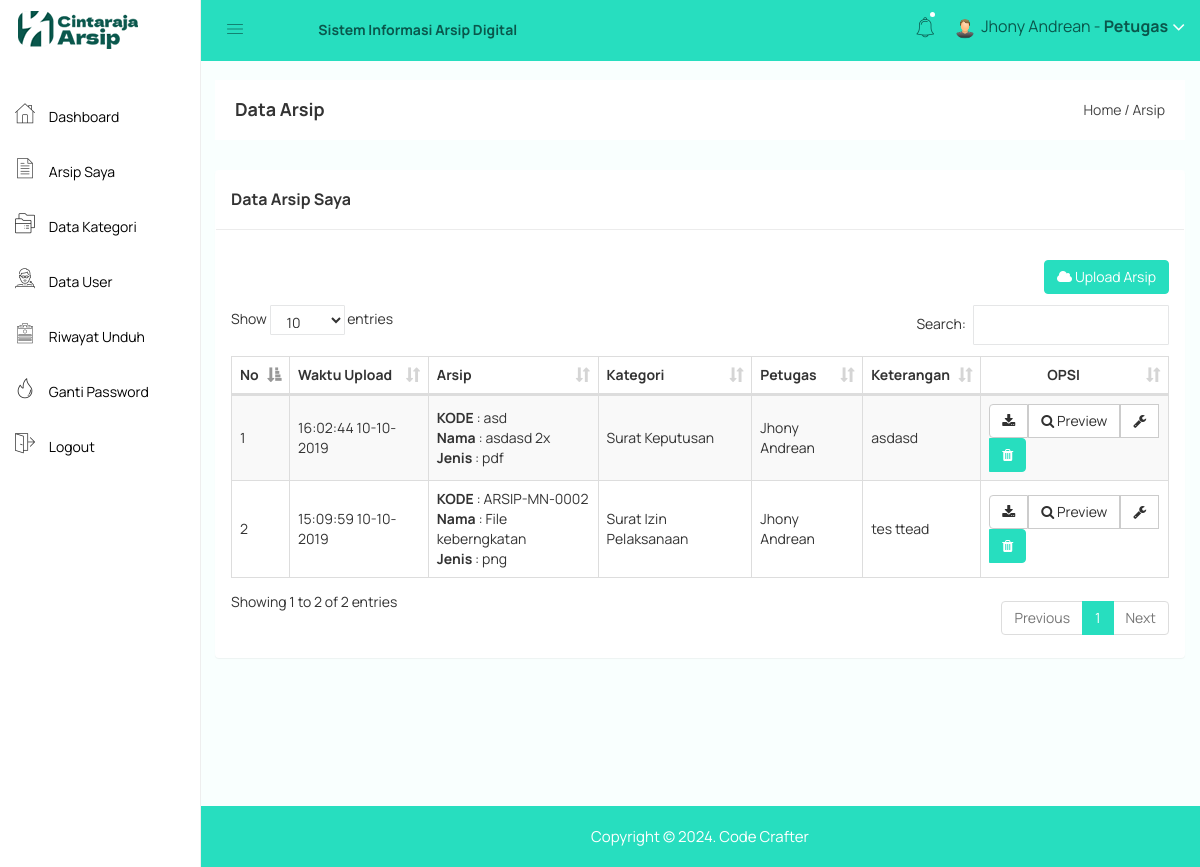
The page /petugas/arsip.php (signed in) on the database as committed earlier.
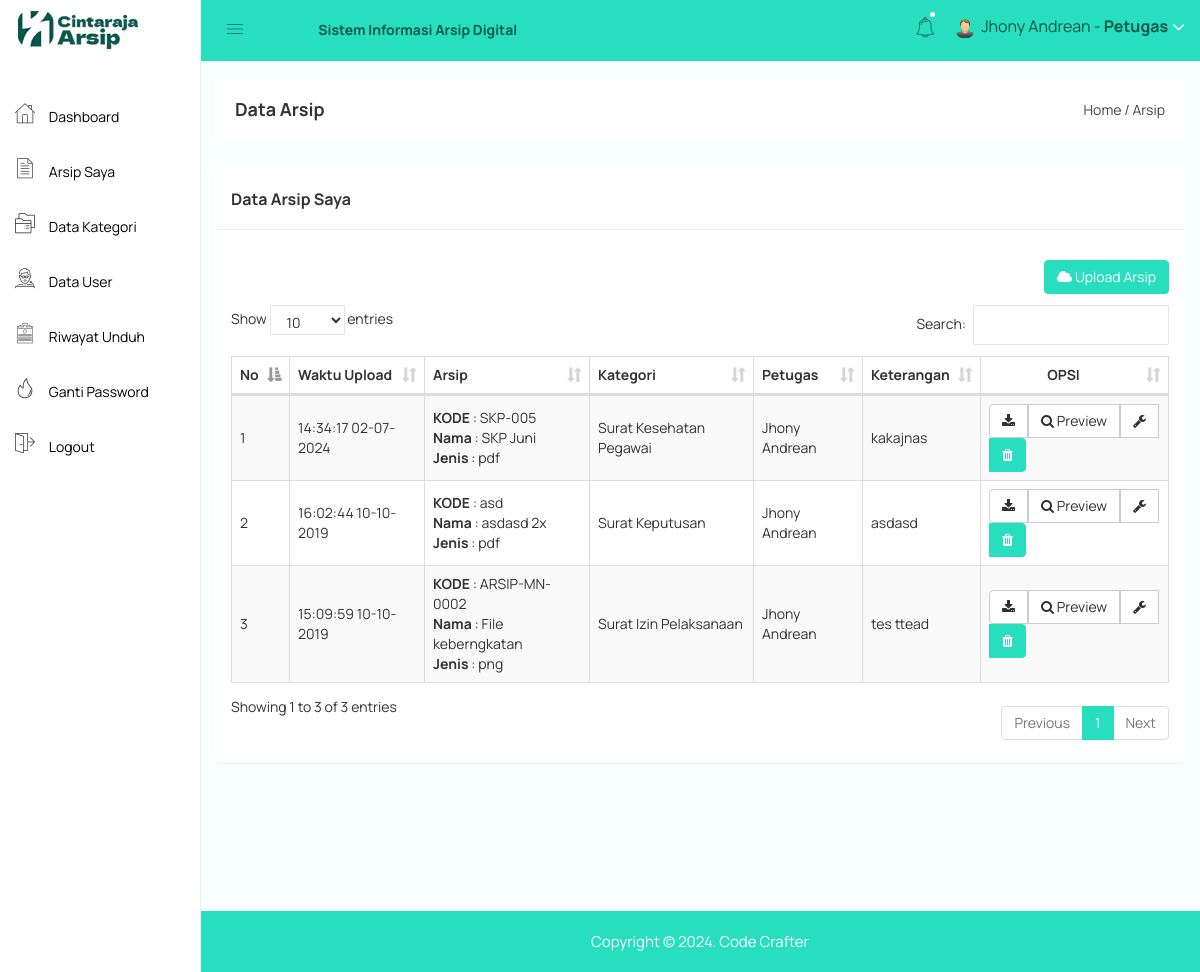
The same page on the database as committed later.
### tables this page shows
CREATE TABLE `arsip` (
  `arsip_id` int(11) NOT NULL,
  `arsip_waktu_upload` datetime NOT NULL,
  `arsip_petugas` int(11) NOT NULL,
  `arsip_kode` varchar(255) NOT NULL,
  `arsip_nama` varchar(255) NOT NULL,
  `arsip_jenis` varchar(255) NOT NULL,
  `arsip_kategori` int(11) NOT NULL,
  `arsip_keterangan` text NOT NULL,
  `arsip_file` varchar(255) NOT NULL
);

CREATE TABLE `kategori` (
  `kategori_id` int(11) NOT NULL,
  `kategori_nama` varchar(255) NOT NULL,
  `kategori_keterangan` text NOT NULL
);

CREATE TABLE `petugas` (
  `petugas_id` int(11) NOT NULL,
  `petugas_nama` varchar(255) NOT NULL,
  `petugas_username` varchar(255) NOT NULL,
  `petugas_password` varchar(255) NOT NULL,
  `petugas_foto` varchar(255) NOT NULL
);

### petugas/arsip.php (the view, shortened to what this page needs)
<?php include 'header.php'; ?>
<div class="breadcome-area">
    <div class="container-fluid">
        <div class="row">
            <div class="col-lg-12 col-md-12 col-sm-12 col-xs-12">
                <div class="breadcome-list">
                    <div class="row">
                        <div class="col-lg-6 col-md-6 col-sm-6 col-xs-12">
                            <div class="breadcome-heading">
                                <h4 style="margin-bottom: 0px">Data Arsip</h4>
                            </div>
                        </div>
                        <div class="col-lg-6 col-md-6 col-sm-6 col-xs-12">
                            <ul class="breadcome-menu" style="padding-top: 0px">
                                <li><a href="#">Home</a> <span class="bread-slash">/</span></li>
                                <li><span class="bread-blod">Arsip</span></li>
                            </ul>
                        </div>
                    </div>
                </div>
            </div>
        </div>
    </div>
</div>
<div class="container-fluid">
    <div class="panel panel">
        <div class="panel-heading">
            <h3 class="panel-title">Data Arsip Saya</h3>
        </div>
        <div class="panel-body">
            <div class="pull-right">
                <a href="arsip_tambah.php" class="btn btn-primary"><i class="fa fa-cloud"></i> Upload Arsip</a>
            </div>
            <br>
            <br>
            <br>
            <table id="table" class="table table-bordered table-striped table-hover table-datatable">
                <thead>
                    <tr>
                        <th width="1%">No</th>
                        <th>Waktu Upload</th>
                        <th>Arsip</th>
                        <th>Kategori</th>
                        <th>Petugas</th>
                        <th>Keterangan</th>
                        <th class="text-center" width="20%">OPSI</th>
                    </tr>
                </thead>
                <tbody>
                    <?php
                    include '../koneksi.php';
                    $no = 1;
                    $saya = $_SESSION['id'];
                    $arsip = mysqli_query($koneksi,"SELECT * FROM arsip,kategori,petugas WHERE arsip_petugas=petugas_id and arsip_kategori=kategori_id and arsip_petugas='$saya' ORDER BY arsip_id DESC");
                    while($p = mysqli_fetch_array($arsip)){
                        ?>
                        <tr>
                            <td><?php echo $no++; ?></td>
                            <td><?php echo date('H:i:s  d-m-Y',strtotime($p['arsip_waktu_upload'])) ?></td>
                            <td>
                                <b>KODE</b> : <?php echo $p['arsip_kode'] ?><br>
                                <b>Nama</b> : <?php echo $p['arsip_nama'] ?><br>
                                <b>Jenis</b> : <?php echo $p['arsip_jenis'] ?><br>
                            </td>
                            <td><?php echo $p['kategori_nama'] ?></td>
                            <td><?php echo $p['petugas_nama'] ?></td>
                            <td><?php echo $p['arsip_keterangan'] ?></td>
                            <td class="text-center">
                                <div class="btn-group">
                                    <a target="_blank" class="btn btn-default" href="../arsip/<?php echo $p['arsip_file']; ?>"><i class="fa fa-download"></i></a>
                                    <a target="_blank" href="arsip_preview.php?id=<?php echo $p['arsip_id']; ?>" class="btn btn-default"><i class="fa fa-search"></i> Preview</a>
                                    <a href="arsip_edit.php?id=<?php echo $p['arsip_id']; ?>" class="btn btn-default"><i class="fa fa-wrench"></i></a>
                                    <button type="button" class="btn btn-primary" data-toggle="modal" data-target="#exampleModal_<?php echo $p['arsip_id']; ?>">
                                        <i class="fa fa-trash"></i>
                                    </button>
                                </div>
                            </td>
                        </tr>
                        <?php
                    }
                    ?>
                </tbody>
            </table>
        </div>
    </div>
</div>
<?php include 'footer.php'; ?>

Rows that differ between the two databases and show on the page:
added arsip: arsip_waktu_upload "14:34:17 02-07-2024", arsip_kode "SKP-005", arsip_nama "SKP Juni", arsip_jenis "pdf", arsip_kategori.kategori_nama "Surat Kesehatan Pegawai", petugas.petugas_nama "Jhony Andrean", arsip_keterangan "kakajnas"
Other text that changed with them:
text written by a page script: "Show entries Search: Showing 1 to 2 of 2 entries Previous 1 Next" → "Show entries Search: Showing 1 to 3 of 3 entries Previous 1 Next"
